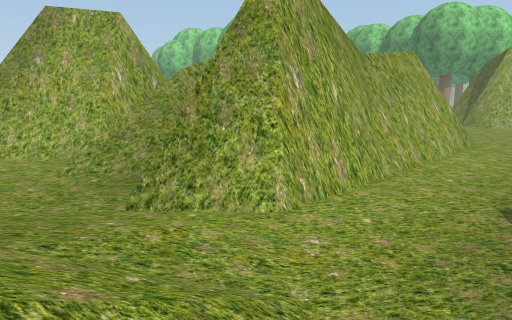
View 1 (above)

24 first-person views from a walk through a Unity game level. The camera is 1.2 m above the floor, tilts 10° down and sees 70° across. The floor is counted in squares, 1 m on a side. Each view is taken from the middle of a square. On the plan, view 1 faces up. The plan holds only what a view shows up to about 15 squares ahead; the rest is blank. The place goes on beyond the plan. Some trees and plants on the terrain are drawn as simple stand-ins. The player character is not drawn.

View 2
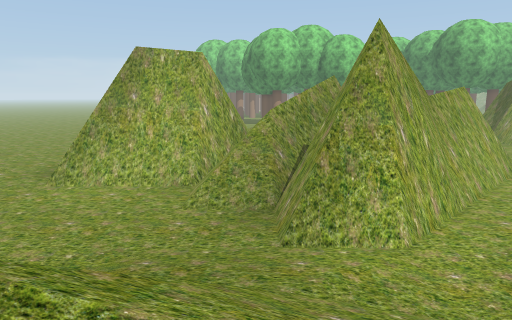

View 3
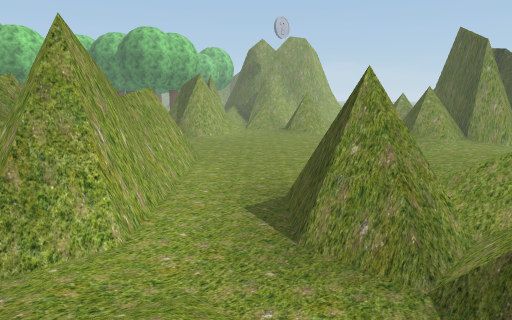

View 4
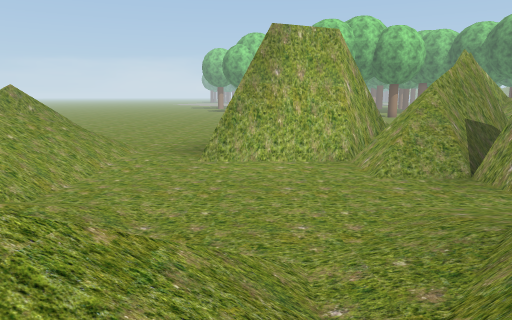

View 5
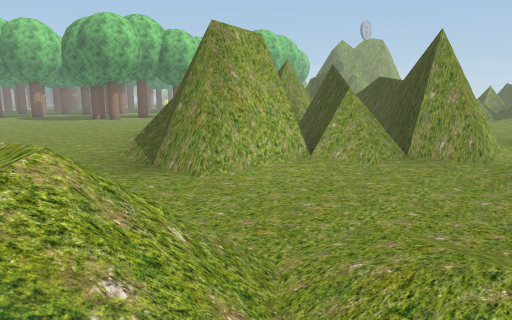

View 6
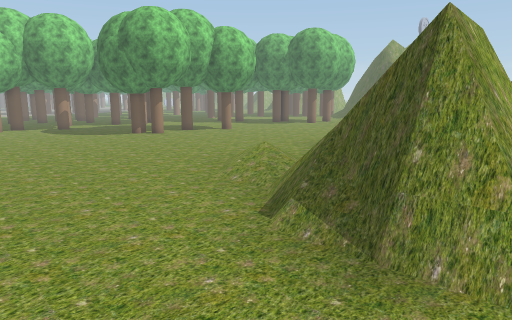

View 7
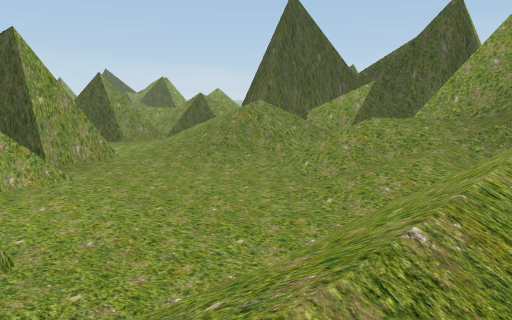

View 8
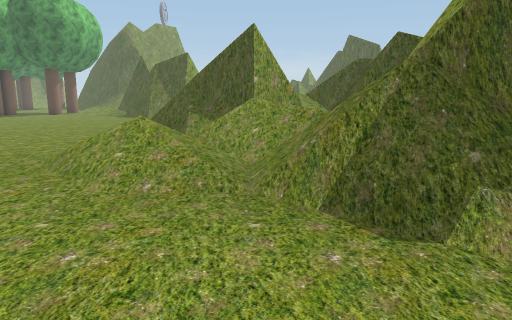

View 9
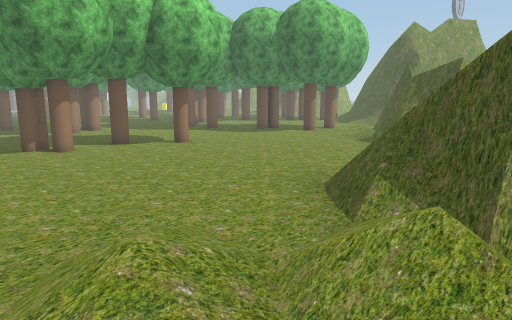

View 10
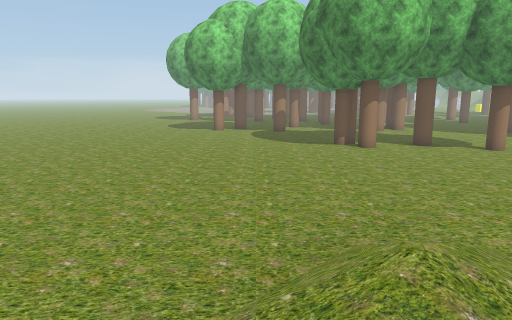

View 11
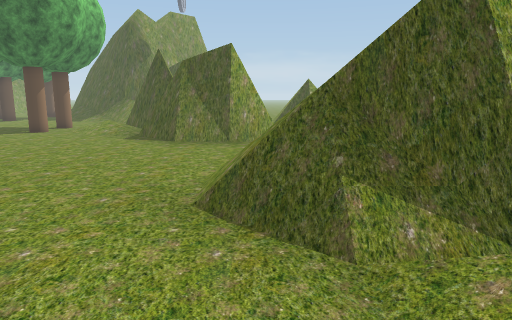

View 12
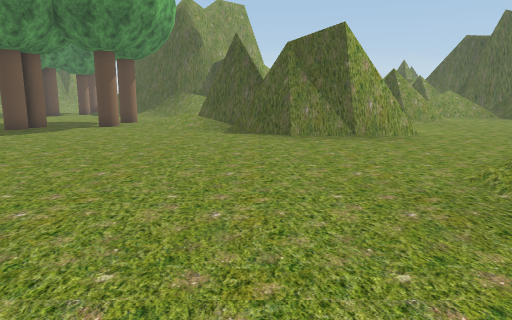

View 13
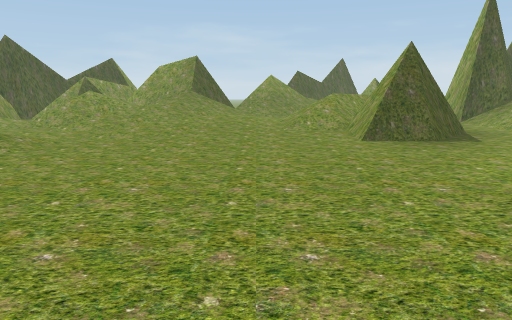

View 14
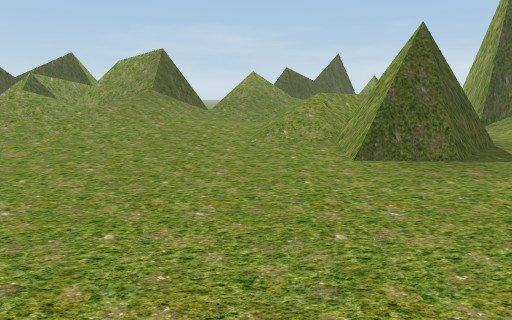

View 15
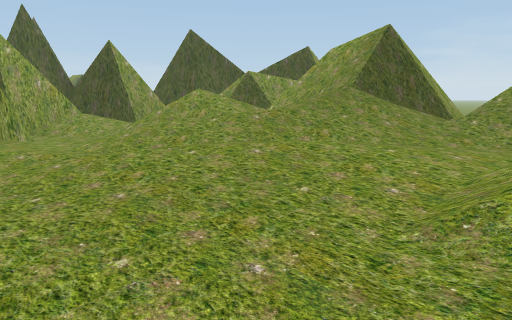

View 16
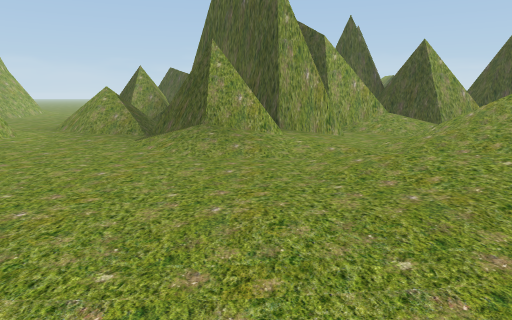

View 17
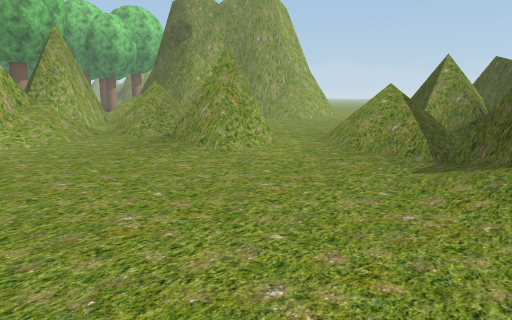

View 18
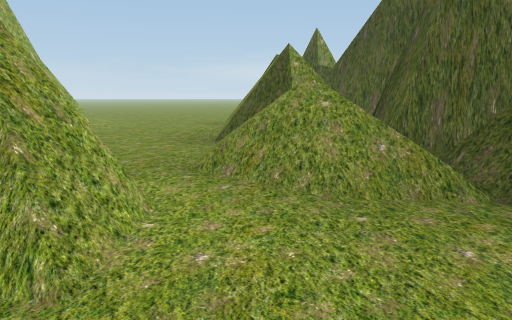

View 19
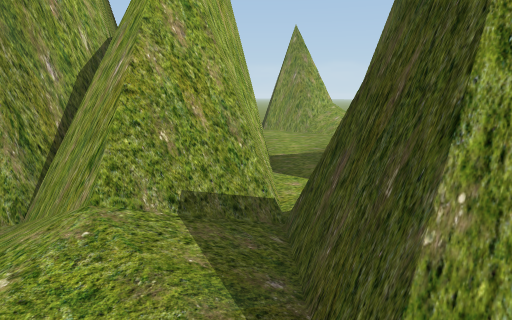

View 20
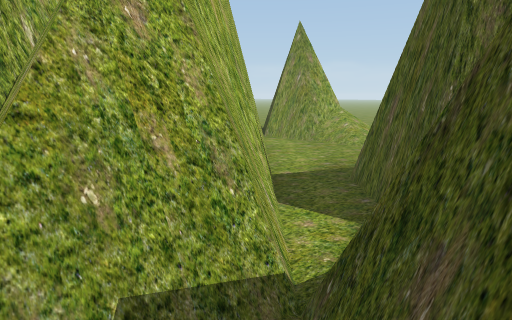

View 21
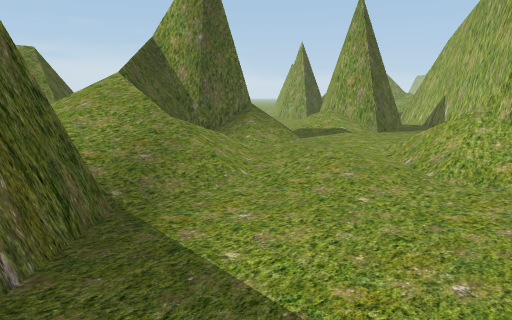

View 22
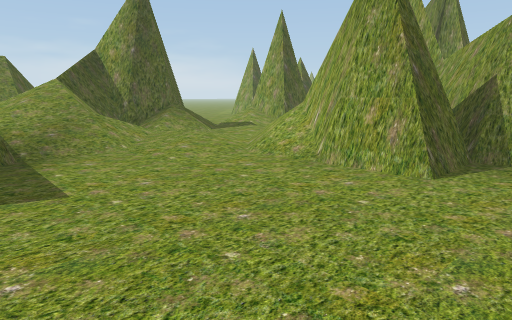

View 23
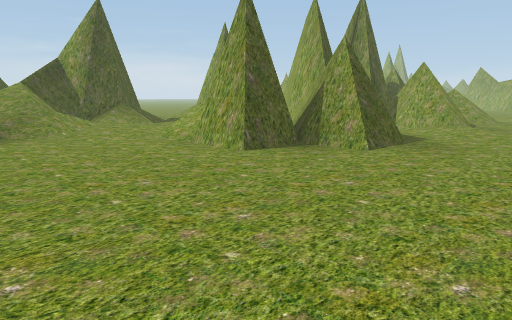

View 24
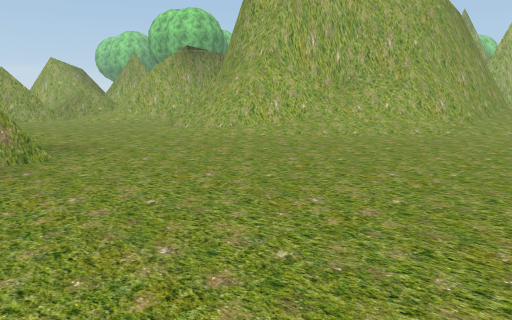

### Floor plan
Key: @ floor where view 1 was taken; # wall or solid block; . main floor; : floor 0.25 m higher than the main floor; + floor 0.5 m higher than the main floor; * floor 0.75 m higher than the main floor; / step, stairs or slope; = window, fence, low wall or low ledge; v drop or lower ground; T tree; O other object.
Columns run from 12 left of view 1 to 39 right of it. Each row starts with its distance up from view 1.
 28 ...........TT.T.T.   ......                    #/
 27 ................TT ......TTOO                  #/
 26 ...........................                    #/
 25 ........................../                   ##/
 24 .........................//                  ###/.
 23 .........................:/                ####//.
 22 ........................=#=###             ##=//..
 21  ......................##  ###            ##///...
 20   ....................=##  ###            ##//....
 19   ....................=# #= .=        =####//.....
 18   ............///.....=###=O/         ====/........
 17  .......///...=//.....=###O//O=      ..............
 16  ......///////==  /....==...//      ................
 15  ......///////##   .........:    ..................
 14 ......///////####   .......:=#   ...................
 13 ....../////  ## /   ........=##=......:.............
 12  ....O#===  ===##  .........####//..==:...==........
 11 =....O########==##=............=//:###... ##.......
 10 = /..#########=###=.........../// =###. ######......
  9 ///..#####v#######............///:=##   ######......
  8 ///..===# /vv####.............==#:##= ########......
  7 ///......//v####...........//### ##  ####.###/.....
  6 ///........####............:=### #   ###..////.....
  5 ///........###.............:=#####   ##...////:...##
  4 /////...........##=...::::.:::####  ##.......::.//#
  3 /////...////...###=..:::::.:..#######........::///
  2 / /////://///..###=//::++://....####..##//:.//////
  1   ///////////..##=///:+++///.../###..###//.///////
  0   //////////@.=v////:+++//////.///######///####=//
 -1   //  /// ///== //  :++///////.//###  #    #####
 -2   ### === ###       ::////*//  :=#
 -3    ##=## ####       :///////    =#
 -4     ###  #  #       ////=/##=                  ==

Where each view was taken, in squares from view 1:
view 1: 0 up, 0 right, facing up
view 2: 1 down, 2 left, facing up
view 3: 1 down, 2 left, facing up-right
view 4: 1 down, 6 left, facing up
view 5: 2 up, 12 left, facing up-right
view 6: 8 up, 12 left, facing up-right
view 7: 9 up, 12 left, facing down-right
view 8: 14 up, 10 left, facing right
view 9: 13 up, 5 left, facing up-right
view 10: 13 up, 5 left, facing up
view 11: 17 up, 3 left, facing right
view 12: 21 up, 1 left, facing right
view 13: 14 up, 9 right, facing down
view 14: 11 up, 8 right, facing down
view 15: 5 up, 7 right, facing down-right
view 16: 5 up, 7 right, facing right
view 17: 6 up, 11 right, facing up-right
view 18: 11 up, 14 right, facing right
view 19: 2 down, 19 right, facing up-right
view 20: 1 down, 20 right, facing up-right
view 21: 8 up, 39 right, facing down-left
view 22: 12 up, 39 right, facing down-left
view 23: 16 up, 39 right, facing down-left
view 24: 10 up, 39 right, facing up-left
